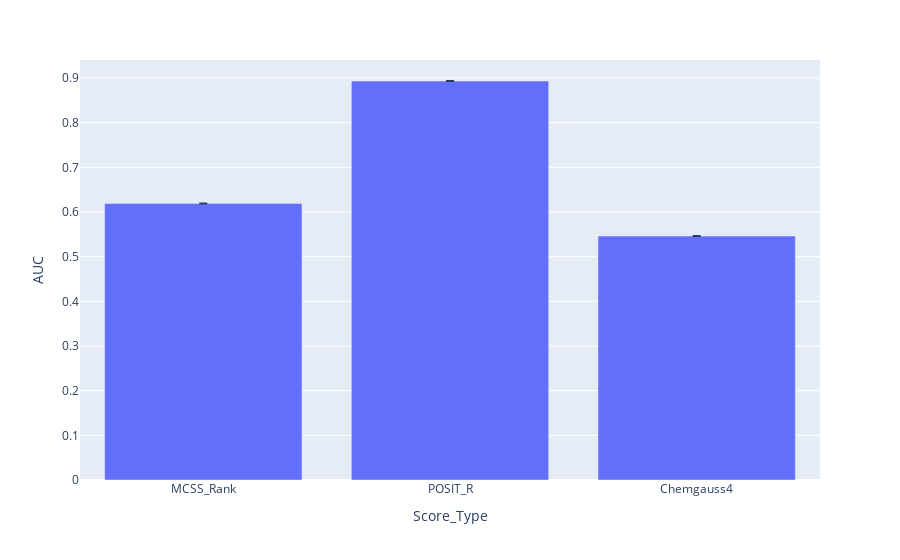

Write notebook code for a chart like this one.
### Code cell
ex.bar(rocks.model_df, 
       x="Score_Type", 
       y="AUC", 
       error_y="Upper_Bound", 
       error_y_minus="Lower_Bound")

### Figure 1 — Plotly figure (JSON) as saved in the notebook; plotly's stock layout.template omitted (floating-point values rounded to 4 significant figures)
{"data": [{"alignmentgroup": "True", "error_y": {"array": [0, 1.11e-16, -1.11e-16], "arrayminus": [0, -1.11e-16, 1.11e-16]}, "hovertemplate": "Score_Type=%{x}<br>AUC=%{y}<extra></extra>", "legendgroup": "", "marker": {"color": "#636efa", "pattern": {"shape": ""}}, "name": "", "offsetgroup": "", "orientation": "v", "showlegend": false, "textposition": "auto", "type": "bar", "x": ["MCSS_Rank", "POSIT_R", "Chemgauss4"], "xaxis": "x", "y": [0.6193, 0.8933, 0.5462], "yaxis": "y"}], "layout": {"barmode": "relative", "legend": {"tracegroupgap": 0}, "margin": {"t": 60}, "xaxis": {"anchor": "y", "domain": [0, 1], "title": {"text": "Score_Type"}}, "yaxis": {"anchor": "x", "domain": [0, 1], "title": {"text": "AUC"}}}}
